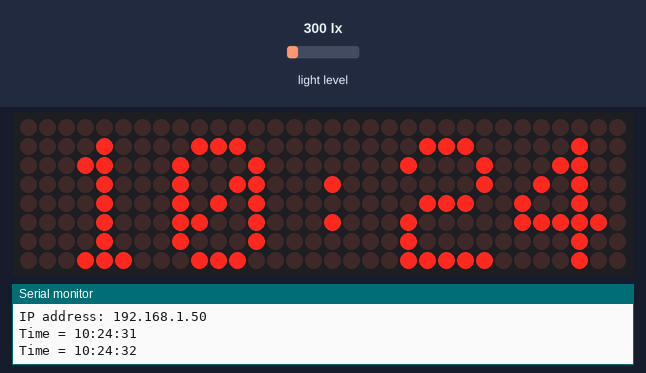
A sketch run on a simulated ESP8266 (NodeMCU). On the bench: 32×8 LED matrix, the last lines printed to the serial monitor. The test bench sets the inputs (shaded band); at power-on: light level 300 lx. WiFi joins after 1.5 s; servers stay silent unless stated; network time is answered at once with the bench clock; the local clock reads 2024-03-15 10:24:30 at power-on unless the sketch sets it.

Above: at 2.9 s.
3.0 s: light level set to 40 lx
At 4.6 s:
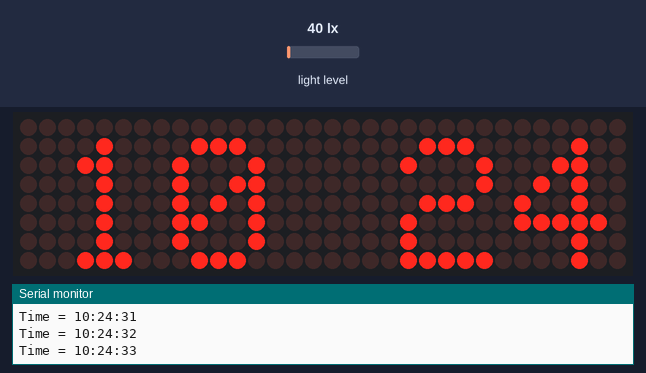
5.7 s: light level set to 500 lx
7.2 s: light level set to 1000 lx
Timing chart, 0 to 10.2 s (numbered marks = the images above; inputs shaded):
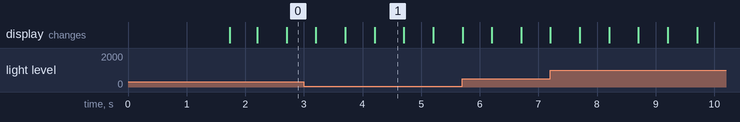

The sketch:

ESP8266_MAX7219_CLOCK.ino
```cpp
#include <SPI.h>
#include <Wire.h>
#include <BH1750.h>
#include <ESP8266WiFi.h>
#include <TimeLib.h>
#include <WiFiUdp.h>
#include <NTPClient.h>
#include <Timezone.h>
#include <Adafruit_GFX.h>
#include <Max72xxPanel.h>

#define AMBIENT_LOW 20
#define AMBIENT_HIGH 3000
#define INTENSITY_LOW 0
#define INTENSITY_HIGH 15

int pinCS = D8;
int numberOfHorizontalDisplays = 4;
int numberOfVerticalDisplays   = 1;
char time_value[20];

Max72xxPanel matrix = Max72xxPanel(pinCS, numberOfHorizontalDisplays, numberOfVerticalDisplays);

unsigned int wait = 70;
unsigned int spacer = 1;
unsigned int width  = 5 + spacer;
const char* ssid = "TheOffice";
const char* password = "8006002030";

float m = float(INTENSITY_LOW - INTENSITY_HIGH) / float(AMBIENT_LOW - AMBIENT_HIGH),
b = float(INTENSITY_LOW - m) * AMBIENT_LOW;

BH1750 lightMeter;

WiFiUDP ntpUDP;
NTPClient timeClient(ntpUDP, "pt.pool.ntp.org");

TimeChangeRule dstRule = {"WEST", Last, Sun, Mar, 2, +60};
TimeChangeRule stdRule = {"WET",  Last, Sun, Oct, 2, 0};
Timezone tz(dstRule, stdRule);

void setup() {
  Serial.begin(115200);
  delay(100);

  // BH1750
  Wire.begin();
  lightMeter.begin();
  Serial.println("BH1750 Test");
  Serial.println();
  delay(100);

  WiFi.begin(ssid,password);

  while (WiFi.status() != WL_CONNECTED) {
    delay(100);
    Serial.print(".");
  }
  Serial.println("");
  Serial.println("NodeMCU(ESP8266)");
  Serial.print("Connected to ");
  Serial.println(ssid);
  Serial.print("IP address: ");
  Serial.println(WiFi.localIP());

  timeClient.begin();

  matrix.setIntensity(6);      // Use a value between 0 and 15 for brightness
  matrix.setRotation(0, 1);    // The first display is position upside down
  matrix.setRotation(1, 1);    // The first display is position upside down
  matrix.setRotation(2, 1);    // The first display is position upside down
  matrix.setRotation(3, 1);    // The first display is position upside down
}

unsigned int lux_2_intensity(float lux) {
  unsigned int rv = 0;

  if(lux < AMBIENT_LOW) {
    rv = 0;
  } else if (lux > AMBIENT_HIGH) {
    rv = 15;
  } else {
    float res = lux*m+b;
    rv = (unsigned int) round(res);
  }

  return rv;
}

void loop() {
  unsigned long StartTime = millis();
  timeClient.update();
  unsigned long ts = tz.toLocal(timeClient.getEpochTime());
  char buff[16];
  sprintf(buff, "%.2d:%.2d:%.2d", hour(ts), minute(ts), second(ts));
  String time = String(buff);
  time.trim();
  time.toCharArray(time_value, 10);
  Serial.print("Time = ");
  Serial.println(time);
  matrix.setIntensity(lux_2_intensity(lightMeter.readLightLevel()));
  matrix.fillScreen(LOW);
  matrix.drawChar(2,1, time_value[0], HIGH,LOW,1); // H
  matrix.drawChar(8,1, time_value[1], HIGH,LOW,1); // HH
  matrix.drawChar(14,1,time_value[2], HIGH,LOW,1); // HH:
  matrix.drawChar(20,1,time_value[3], HIGH,LOW,1); // HH:M
  matrix.drawChar(26,1,time_value[4], HIGH,LOW,1); // HH:MM
  matrix.write();
  unsigned long CurrentTime = millis();
  unsigned long ElapsedTime = CurrentTime - StartTime;
  delay(500-ElapsedTime);

  StartTime = millis();
  matrix.fillScreen(LOW);
  matrix.drawChar(2,1, time_value[0], HIGH,LOW,1); // H
  matrix.drawChar(8,1, time_value[1], HIGH,LOW,1); // HH
  matrix.drawChar(14,1,' ',           HIGH,LOW,1); // HH
  matrix.drawChar(20,1,time_value[3], HIGH,LOW,1); // HH M
  matrix.drawChar(26,1,time_value[4], HIGH,LOW,1); // HH MM
  matrix.write();
  CurrentTime = millis();
  ElapsedTime = CurrentTime - StartTime;
  delay(500-ElapsedTime);
}
```

Measured:
- after the input at 3.0 s, the display: first differs from a run without the input after 0.71 s (image 1 shows a later state)
- what the display in image 1 shows lasts 0.5 s, from 4.2 s to 4.7 s
